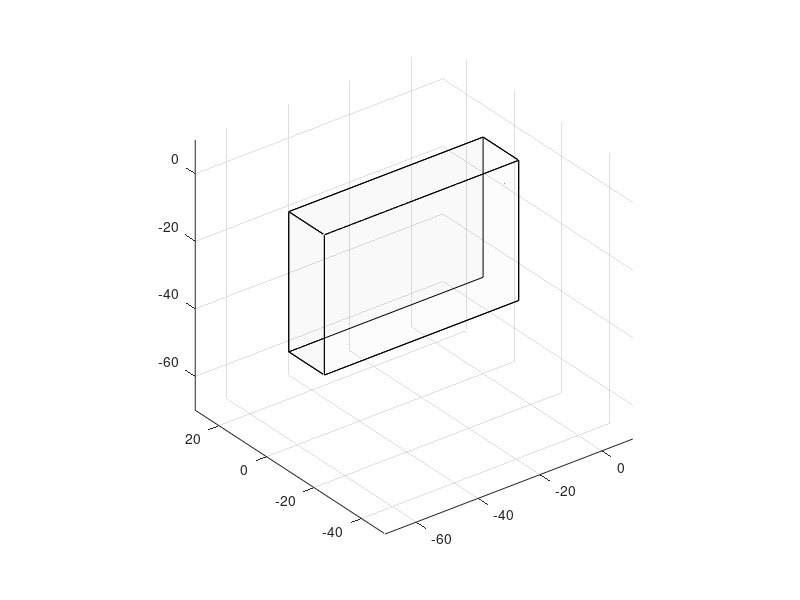

Here is the MATLAB script that generated this plot: (Note: this script raises an error after producing the figure.)
fullpathadd = '5-14_2-5.txt';
position = [5,14.2,5];
pos_x=position(1);
pos_y=position(2);
pos_z=position(3);

figure;
xlim([-70,10])
ylim([-50,30])
zlim([-70,10])

pbaspect([1 1 1]);
grid on
drawnow;

hold on;

size_x=-62.8;
size_y=-15;
size_z=-41.5;

p1 = [0 0 0];
p2 = [size_x 0 0];
p3 = [size_x 0 size_z];
p4 = [0 0 size_z]; 

x = [p1(1) p2(1) p3(1) p4(1)];
y = [p1(2) p2(2) p3(2) p4(2)];
z = [p1(3) p2(3) p3(3) p4(3)];

fill3(x, y, z, 1,'facealpha',0.01,'facecolor',[0 0 0]);

%back
p1 = [0 size_y 0];
p2 = [size_x size_y 0];
p3 = [size_x size_y size_z];
p4 = [0 size_y size_z]; 

x = [p1(1) p2(1) p3(1) p4(1)];
y = [p1(2) p2(2) p3(2) p4(2)];
z = [p1(3) p2(3) p3(3) p4(3)];

fill3(x, y, z, 1,'facealpha',0.01,'facecolor',[0 0 0]);

%top
p1 = [0 0 size_z];
p2 = [size_x 0 size_z];
p3 = [size_x size_y size_z];
p4 = [0 size_y size_z]; 

x = [p1(1) p2(1) p3(1) p4(1)];
y = [p1(2) p2(2) p3(2) p4(2)];
z = [p1(3) p2(3) p3(3) p4(3)];

fill3(x, y, z, 1,'facealpha',0.01,'facecolor',[0 0 0]);

%bottom
p1 = [0 0 0];
p2 = [size_x 0 0];
p3 = [size_x size_y 0];
p4 = [0 size_y 0]; 

x = [p1(1) p2(1) p3(1) p4(1)];
y = [p1(2) p2(2) p3(2) p4(2)];
z = [p1(3) p2(3) p3(3) p4(3)];

fill3(x, y, z, 1,'facealpha',0.01,'facecolor',[0 0 0]);

%left
p1 = [0 0 0];
p2 = [0 0 size_z];
p3 = [0 size_y size_z];
p4 = [0 size_y 0]; 

x = [p1(1) p2(1) p3(1) p4(1)];
y = [p1(2) p2(2) p3(2) p4(2)];
z = [p1(3) p2(3) p3(3) p4(3)];

fill3(x, y, z, 1,'facealpha',0.01,'facecolor',[0 0 0]);

%right
p1 = [size_x 0 0];
p2 = [size_x 0 size_z];
p3 = [size_x size_y size_z];
p4 = [size_x size_y 0]; 

x = [p1(1) p2(1) p3(1) p4(1)];
y = [p1(2) p2(2) p3(2) p4(2)];
z = [p1(3) p2(3) p3(3) p4(3)];

fill3(x, y, z, 1,'facealpha',0.01,'facecolor',[0 0 0]);


% sensor1 = [4*(sin (0/180*pi)),4*(cos (0/180*pi)),5];
% sensor2 = [4*(sin (120/180*pi)),4*(cos (120/180*pi)),5];
% sensor3 = [4*(sin (240/180*pi)),4*(cos (240/180*pi)),5];
% sensor4 = [0*(sin (120/180*pi)),0*(cos (120/180*pi)),5];
% sensor5 = [4*(sin (45/180*pi)),4*(cos (45/180*pi)),0];
% sensor6 = [4*(sin (165/180*pi)),4*(cos (165/180*pi)),0];
% sensor7 = [4*(sin (285/180*pi)),4*(cos (285/180*pi)),0];
% sensor8 = [0*(sin (120/180*pi)),0*(cos (120/180*pi)),0];
% 
sensor1 = [5.0001,0.000008,5];
sensor2 = [5.0002,0.00007,10];
sensor3 = [5.0003,0.00001,15];
sensor4 = [5.0004,0.00002,20];
sensor5 = [10.0001,0.00003,5];
sensor6 = [10.0002,0.00004,10];
sensor7 = [10.0003,0.00005,15];
sensor8 = [10.0004,0.00006,20];

% sensor1 = [5,0,5];
% sensor2 = [10,0,10];
% sensor3 = [15,0,15];
% sensor4 = [20,0,20];
% sensor5 = [5,0,15];
% sensor6 = [10,0,20];
% sensor7 = [15,0,25];
% sensor8 = [20,0,30];



sensor(1,:)=sensor1;
sensor(2,:)=sensor2;
sensor(3,:)=sensor3;
sensor(4,:)=sensor4;
sensor(5,:)=sensor5;
sensor(6,:)=sensor6;
sensor(7,:)=sensor7;
sensor(8,:)=sensor8;

plot3(-5,0,-5, 'marker','o','MarkerFaceColor',[0 0.5 0.5],'Markersize',5);
plot3(-10,0,-10, 'marker','o','MarkerFaceColor',[0 0.5 0.5],'Markersize',5);
plot3(-15,0,-15, 'marker','o','MarkerFaceColor',[0 0.5 0.5],'Markersize',5);
plot3(-20,0,-20, 'marker','o','MarkerFaceColor',[0 0.5 0.5],'Markersize',5);
plot3(-5,0,-15, 'marker','o','MarkerFaceColor',[0 0.5 0.5],'Markersize',5);
plot3(-10,0,-20, 'marker','o','MarkerFaceColor',[0 0.5 0.5],'Markersize',5);
plot3(-15,0,-25, 'marker','o','MarkerFaceColor',[0 0.5 0.5],'Markersize',5);
plot3(-20,0,-30, 'marker','o','MarkerFaceColor',[0 0.5 0.5],'Markersize',5);

plot3(-pos_x,-pos_y,-pos_z, 'marker','o','MarkerFaceColor',[1 0 0],'Markersize',5);


maxrange=2048;
formatss = '%s %s %s %s %s %s %s %s';
fd = fopen(fullpathadd,'r','n','UTF-8');
M = textscan(fd,'%f %f %f %f',1,'Delimiter','\t');
max_event=M{2};

k=0; % k-----> event counter, count from zero to the number of events
validnum = 0; % record the number of events which are valid (produce valid results of locations)
jump = 0; 
threshold = 0.25; % calculate the time which the sensor sees the crack wave (using threshold crossing method)
filterthresh = 0.2; % this is to filter out the channels without any value exceeding the threshold values
v=0.32*(1+0.15);%0.2257 0.293 % set up speed of acoustic wave travelling inside the asphalt

array1 = [];
array_count = 1;


while k<max_event

    C = textscan(fd,formatss,maxrange,'Delimiter','\t');
    k=k+1;
    disp(k);
    
    %-----------  initialize the data matrices  ------------
    max=[0,0,0,0,0,0,0,0]; % record the maximum value of each channel
    recvt=[0,0,0,0,0,0,0,0]; % received time of each channel
    pass=[0,0,0,0,0,0,0,0]; % filter the channel
    
    count = 0;
    
    for i=1:8
            for j=1:maxrange
                temp = abs(str2double(C{i}(j)));
                
                if temp>max(i)
                    max(i) = temp;
                end
                
                if temp>threshold && recvt(i)==0
                    recvt(i)=(j-1); % j-1 will be consistent to the waveform reading
                end   
                
                if temp>filterthresh && pass(i)==0
                    pass(i)=1;
                    count = count+1;
                end 

            end
    end
    
    if count <= 4
        continue;
    end

    
    
    TT=[0,0,0,0,0];
    NN=[0,0,0,0,0];
    
    sortedrecvt= sort(recvt,'ascend');
    
    n=1;
    for zz=1:8
        
        if n==6
            break;
        end
      
        for w=1:8
            if recvt(w)==sortedrecvt(zz)&& w~=NN(1)&& w~=NN(2)&& w~=NN(3)&& w~=NN(4)
                TT(n)=recvt(w);
                NN(n)=w;
                n=n+1;
                break;
            end
        end
     
    end        
    
    disp(['NN: ' mat2str(NN)]) ;
    disp(['TT: ' mat2str(TT)]) ;
    
    
    sensor_flag = [0,0,0,0,0,0,0,0];
    
    for xx = 1:5
        
        sensor_flag(NN(xx)) = 1;
        
    end

    
        
    sensor_temp=zeros([5,3]);
    recv_time_temp = [0,0,0,0,0];
    ccccc=1;
    for i = 1:8
        if sensor_flag(i)==1 
            sensor_temp(ccccc,:)=sensor(i,:);
            recv_time_temp(ccccc) = recvt(i);
            ccccc = ccccc+1;
        end
    end

    a1 = sensor_temp(1,1);
    b1 = sensor_temp(1,2);
    c1 = sensor_temp(1,3);
    a2 = sensor_temp(2,1);
    b2 = sensor_temp(2,2);
    c2 = sensor_temp(2,3);
    a3 = sensor_temp(3,1);
    b3 = sensor_temp(3,2);
    c3 = sensor_temp(3,3);
    a4 = sensor_temp(4,1);
    b4 = sensor_temp(4,2);
    c4 = sensor_temp(4,3);
    a5 = sensor_temp(5,1);
    b5 = sensor_temp(5,2);
    c5 = sensor_temp(5,3);
    
    t1 = recv_time_temp(1);
    t2 = recv_time_temp(2);
    t3 = recv_time_temp(3);
    t4 = recv_time_temp(4);
    t5 = recv_time_temp(5);
 
        A = zeros([4,3]);
        B = zeros([4,1]);

        A(1,1)=2*a1-2*a2;
       
        A(1,2)=2*c1-2*c2;
        A(1,3)=2*v^2*t2-2*v^2*t1;

        A(2,1)=2*a1-2*a3;
    
        A(2,2)=2*c1-2*c3;
        A(2,3)=2*v^2*t3-2*v^2*t1;

        A(3,1)=2*a1-2*a4;
        
        A(3,2)=2*c1-2*c4;
        A(3,3)=2*v^2*t4-2*v^2*t1;

        A(4,1)=2*a1-2*a5;
    
        A(4,2)=2*c1-2*c5;
        A(4,3)=2*v^2*t5-2*v^2*t1;

        B(1,1)=(a1)^2-(a2)^2+(b1)^2-(b2)^2+(c1)^2-(c2)^2+v^2*(t2)^2-v^2*(t1)^2;
        B(2,1)=(a1)^2-(a3)^2+(b1)^2-(b3)^2+(c1)^2-(c3)^2+v^2*(t3)^2-v^2*(t1)^2;
        B(3,1)=(a1)^2-(a4)^2+(b1)^2-(b4)^2+(c1)^2-(c4)^2+v^2*(t4)^2-v^2*(t1)^2;
        B(4,1)=(a1)^2-(a5)^2+(b1)^2-(b5)^2+(c1)^2-(c5)^2+v^2*(t5)^2-v^2*(t1)^2;
        
        disp('matrix');
        disp(A);
        disp(B);
        
        A_T=transpose(A);

        solution = (A_T*A)\(A_T*B); 

        X1 = solution(1);
        Z1 = solution(2);
        
        syms Y
        S = solve(((X1-a1)^2+Y^2+(Z1-c1)^2)^0.5-((X1-a2)^2+Y^2+(Z1-c2)^2)^0.5==v*(t1-t2));

        if isempty(S)==1
            continue
        end
        
        disp('y=');
        actual_y = abs(S(1));
        solution(3) = actual_y;
        
        disp('solution');
        disp(solution);
        
        disp('error:');
        error = ((solution(1)-position(1))^2+(solution(2)-position(3))^2)^0.5+((solution(3)-position(2))^2)^0.5;
        disp(error);
 
        distance = zeros([5,1]);

    array1 = [array1;k,solution(1),solution(2),solution(3),error];
    array_count = array_count+1;
    
    if error<10
        plot3(-solution(1), -solution(3), -solution(2), 'marker','+','MarkerFaceColor',[1 0 1]);
    end
end

disp(array1);

% % % % % % % % % % % % % % % % % % % % % % % % % % % % % % % % % % % % % % % % % % % % % % % % % % % % % % % % % % 





fullpathadd = '11-04-15-13_8-19.txt';
position = [15,13.8,19];
pos_x=position(1);
pos_y=position(2);
pos_z=position(3);

plot3(-pos_x,-pos_y,-pos_z, 'marker','o','MarkerFaceColor',[1 0 0],'Markersize',5);

sensor1 = [5,0,5];
sensor2 = [10,0,10];
sensor3 = [15,0,15];
sensor4 = [20,0,20];
sensor5 = [5,0,15];
sensor6 = [10,0,20];
sensor7 = [15,0,25];
sensor8 = [20,0,30];
sensor(1,:)=sensor1;
sensor(2,:)=sensor2;
sensor(3,:)=sensor3;
sensor(4,:)=sensor4;
sensor(5,:)=sensor5;
sensor(6,:)=sensor6;
sensor(7,:)=sensor7;
sensor(8,:)=sensor8;

maxrange=2048;
formatss = '%s %s %s %s %s %s %s %s';
fd = fopen(fullpathadd,'r','n','UTF-8');
M = textscan(fd,'%f %f %f %f',1,'Delimiter','\t');
max_event=M{2};

k=0; % k-----> event counter, count from zero to the number of events
validnum = 0; % record the number of events which are valid (produce valid results of locations)
jump = 0; 
threshold = 0.25; % calculate the time which the sensor sees the crack wave (using threshold crossing method)
filterthresh = 0.2; % this is to filter out the channels without any value exceeding the threshold values
v=0.3*(1+0.15);%0.2257 0.293 % set up speed of acoustic wave travelling inside the asphalt

array2 = [];
array_count = 1;


while k<max_event

    C = textscan(fd,formatss,maxrange,'Delimiter','\t');
    k=k+1;
    disp(k);
    
    %-----------  initialize the data matrices  ------------
    max=[0,0,0,0,0,0,0,0]; % record the maximum value of each channel
    recvt=[0,0,0,0,0,0,0,0]; % received time of each channel
    pass=[0,0,0,0,0,0,0,0]; % filter the channel
    
    count = 0;
    
    for i=1:8
            for j=1:maxrange
                temp = abs(str2double(C{i}(j)));
                
                if temp>max(i)
                    max(i) = temp;
                end
                
                if temp>threshold && recvt(i)==0
                    recvt(i)=(j-1); % j-1 will be consistent to the waveform reading
                end   
                
                if temp>filterthresh && pass(i)==0
                    pass(i)=1;
                    count = count+1;
                end 

            end
    end
    
    if count <= 4
        continue;
    end

    
    
    TT=[0,0,0,0,0];
    NN=[0,0,0,0,0];
    
    sortedrecvt= sort(recvt,'ascend');
    
    n=1;
    for zz=1:8
        
        if n==6
            break;
        end
      
        for w=1:8
            if recvt(w)==sortedrecvt(zz)&& w~=NN(1)&& w~=NN(2)&& w~=NN(3)&& w~=NN(4)
                TT(n)=recvt(w);
                NN(n)=w;
                n=n+1;
                break;
            end
        end
     
    end        
    
    disp(['NN: ' mat2str(NN)]) ;
    disp(['TT: ' mat2str(TT)]) ;
    
    
    sensor_flag = [0,0,0,0,0,0,0,0];
    
    for xx = 1:5
        
        sensor_flag(NN(xx)) = 1;
        
    end

    
        
    sensor_temp=zeros([5,3]);
    recv_time_temp = [0,0,0,0,0];
    ccccc=1;
    for i = 1:8
        if sensor_flag(i)==1 
            sensor_temp(ccccc,:)=sensor(i,:);
            recv_time_temp(ccccc) = recvt(i);
            ccccc = ccccc+1;
        end
    end

    a1 = sensor_temp(1,1);
    b1 = sensor_temp(1,2);
    c1 = sensor_temp(1,3);
    a2 = sensor_temp(2,1);
    b2 = sensor_temp(2,2);
    c2 = sensor_temp(2,3);
    a3 = sensor_temp(3,1);
    b3 = sensor_temp(3,2);
    c3 = sensor_temp(3,3);
    a4 = sensor_temp(4,1);
    b4 = sensor_temp(4,2);
    c4 = sensor_temp(4,3);
    a5 = sensor_temp(5,1);
    b5 = sensor_temp(5,2);
    c5 = sensor_temp(5,3);
    
    t1 = recv_time_temp(1);
    t2 = recv_time_temp(2);
    t3 = recv_time_temp(3);
    t4 = recv_time_temp(4);
    t5 = recv_time_temp(5);
 
        A = zeros([4,3]);
        B = zeros([4,1]);

        A(1,1)=2*a1-2*a2;
       
        A(1,2)=2*c1-2*c2;
        A(1,3)=2*v^2*t2-2*v^2*t1;

        A(2,1)=2*a1-2*a3;
    
        A(2,2)=2*c1-2*c3;
        A(2,3)=2*v^2*t3-2*v^2*t1;

        A(3,1)=2*a1-2*a4;
        
        A(3,2)=2*c1-2*c4;
        A(3,3)=2*v^2*t4-2*v^2*t1;

        A(4,1)=2*a1-2*a5;
    
        A(4,2)=2*c1-2*c5;
        A(4,3)=2*v^2*t5-2*v^2*t1;

        B(1,1)=(a1)^2-(a2)^2+(b1)^2-(b2)^2+(c1)^2-(c2)^2+v^2*(t2)^2-v^2*(t1)^2;
        B(2,1)=(a1)^2-(a3)^2+(b1)^2-(b3)^2+(c1)^2-(c3)^2+v^2*(t3)^2-v^2*(t1)^2;
        B(3,1)=(a1)^2-(a4)^2+(b1)^2-(b4)^2+(c1)^2-(c4)^2+v^2*(t4)^2-v^2*(t1)^2;
        B(4,1)=(a1)^2-(a5)^2+(b1)^2-(b5)^2+(c1)^2-(c5)^2+v^2*(t5)^2-v^2*(t1)^2;
        
        disp('matrix');
        disp(A);
        disp(B);
        
        A_T=transpose(A);

        solution = (A_T*A)\(A_T*B); 

        X1 = solution(1);
        Z1 = solution(2);
        
        syms Y
        if t1~=t2 
        S = solve(((X1-a1)^2+Y^2+(Z1-c1)^2)^0.5-((X1-a2)^2+Y^2+(Z1-c2)^2)^0.5==v*(t1-t2));
        end
        if isempty(S)==1
            continue
        end
        
        disp('y=');
        actual_y = abs(S(1));
        solution(3) = actual_y;
        
        disp('solution');
        disp(solution);
        
        disp('error:');
        error = ((solution(1)-position(1))^2+(solution(2)-position(3))^2)^0.5+((solution(3)-position(2))^2)^0.5;
        disp(error);
 
        distance = zeros([5,1]);

    array2 = [array2;k,solution(1),solution(2),solution(3),error];
    array_count = array_count+1;
    
    if error<5
        plot3(-solution(1), -solution(3), -solution(2), 'marker','+');
    end
end

disp(array2);

% % % % % % % % % % % % % % % % % % % % % % % % % % % % % % % % % % % % % % % % % % % % % % % 






fullpathadd = '10_13-7.txt';
position = [10,13,7];
pos_x=position(1);
pos_y=position(2);
pos_z=position(3);

plot3(-pos_x-30,-pos_y,-pos_z, 'marker','o','MarkerFaceColor',[1 0 0],'Markersize',5);

maxrange=2048;
formatss = '%s %s %s %s %s %s %s %s';
fd = fopen(fullpathadd,'r','n','UTF-8');
M = textscan(fd,'%f %f %f %f',1,'Delimiter','\t');
max_event=M{2};

k=0; % k-----> event counter, count from zero to the number of events
validnum = 0; % record the number of events which are valid (produce valid results of locations)
jump = 0; 
threshold = 0.15; % calculate the time which the sensor sees the crack wave (using threshold crossing method)
filterthresh = 0.1; % this is to filter out the channels without any value exceeding the threshold values
v=0.32*(1+0.15);%0.2257 0.293 % set up speed of acoustic wave travelling inside the asphalt

array3 = [];
array_count = 1;


plot3(-5-30,0,-5, 'marker','o','MarkerFaceColor',[1 0.5 0.5],'Markersize',5);
plot3(-10-30,0,-10, 'marker','o','MarkerFaceColor',[1 0.5 0.5],'Markersize',5);
plot3(-15-30,0,-15, 'marker','o','MarkerFaceColor',[1 0.5 0.5],'Markersize',5);
plot3(-20-30,0,-20, 'marker','o','MarkerFaceColor',[1 0.5 0.5],'Markersize',5);
plot3(-5-30,0,-15, 'marker','o','MarkerFaceColor',[1 0.5 0.5],'Markersize',5);
plot3(-10-30,0,-20, 'marker','o','MarkerFaceColor',[1 0.5 0.5],'Markersize',5);
plot3(-15-30,0,-25, 'marker','o','MarkerFaceColor',[1 0.5 0.5],'Markersize',5);
plot3(-20-30,0,-30, 'marker','o','MarkerFaceColor',[1 0.5 0.5],'Markersize',5);



while k<max_event

    C = textscan(fd,formatss,maxrange,'Delimiter','\t');
    k=k+1;
    disp(k);
    
    %-----------  initialize the data matrices  ------------
    max=[0,0,0,0,0,0,0,0]; % record the maximum value of each channel
    recvt=[0,0,0,0,0,0,0,0]; % received time of each channel
    pass=[0,0,0,0,0,0,0,0]; % filter the channel
    
    count = 0;
    
    for i=1:8
            for j=1:maxrange
                temp = abs(str2double(C{i}(j)));
                
                if temp>max(i)
                    max(i) = temp;
                end
                
                if temp>threshold && recvt(i)==0
                    recvt(i)=(j-1); % j-1 will be consistent to the waveform reading
                end   
                
                if temp>filterthresh && pass(i)==0
                    pass(i)=1;
                    count = count+1;
                end 

            end
    end
    
    if count <= 4
        continue;
    end

    
    
    TT=[0,0,0,0,0];
    NN=[0,0,0,0,0];
    
    sortedrecvt= sort(recvt,'ascend');
    
    n=1;
    for zz=1:8
        
        if n==6
            break;
        end
      
        for w=1:8
            if recvt(w)==sortedrecvt(zz)&& w~=NN(1)&& w~=NN(2)&& w~=NN(3)&& w~=NN(4)
                TT(n)=recvt(w);
                NN(n)=w;
                n=n+1;
                break;
            end
        end
     
    end        
    
    disp(['NN: ' mat2str(NN)]) ;
    disp(['TT: ' mat2str(TT)]) ;
    
    
    sensor_flag = [0,0,0,0,0,0,0,0];
    
    for xx = 1:5
        
        sensor_flag(NN(xx)) = 1;
        
    end

    
        
    sensor_temp=zeros([5,3]);
    recv_time_temp = [0,0,0,0,0];
    ccccc=1;
    for i = 1:8
        if sensor_flag(i)==1 
            sensor_temp(ccccc,:)=sensor(i,:);
            recv_time_temp(ccccc) = recvt(i);
            ccccc = ccccc+1;
        end
    end

    a1 = sensor_temp(1,1);
    b1 = sensor_temp(1,2);
    c1 = sensor_temp(1,3);
    a2 = sensor_temp(2,1);
    b2 = sensor_temp(2,2);
    c2 = sensor_temp(2,3);
    a3 = sensor_temp(3,1);
    b3 = sensor_temp(3,2);
    c3 = sensor_temp(3,3);
    a4 = sensor_temp(4,1);
    b4 = sensor_temp(4,2);
    c4 = sensor_temp(4,3);
    a5 = sensor_temp(5,1);
    b5 = sensor_temp(5,2);
    c5 = sensor_temp(5,3);
    
    t1 = recv_time_temp(1);
    t2 = recv_time_temp(2);
    t3 = recv_time_temp(3);
    t4 = recv_time_temp(4);
    t5 = recv_time_temp(5);
   
%     iteration_distance = 99999;
%     old_solution = [0,0,0];
%     iteration_counter = 0;
%     while iteration_distance>0.3 && iteration_counter<10
        A = zeros([4,3]);
        B = zeros([4,1]);

        A(1,1)=2*a1-2*a2;
       
        A(1,2)=2*c1-2*c2;
        A(1,3)=2*v^2*t2-2*v^2*t1;

        A(2,1)=2*a1-2*a3;
    
        A(2,2)=2*c1-2*c3;
        A(2,3)=2*v^2*t3-2*v^2*t1;

        A(3,1)=2*a1-2*a4;
        
        A(3,2)=2*c1-2*c4;
        A(3,3)=2*v^2*t4-2*v^2*t1;

        A(4,1)=2*a1-2*a5;
    
        A(4,2)=2*c1-2*c5;
        A(4,3)=2*v^2*t5-2*v^2*t1;

        B(1,1)=(a1)^2-(a2)^2+(b1)^2-(b2)^2+(c1)^2-(c2)^2+v^2*(t2)^2-v^2*(t1)^2;
        B(2,1)=(a1)^2-(a3)^2+(b1)^2-(b3)^2+(c1)^2-(c3)^2+v^2*(t3)^2-v^2*(t1)^2;
        B(3,1)=(a1)^2-(a4)^2+(b1)^2-(b4)^2+(c1)^2-(c4)^2+v^2*(t4)^2-v^2*(t1)^2;
        B(4,1)=(a1)^2-(a5)^2+(b1)^2-(b5)^2+(c1)^2-(c5)^2+v^2*(t5)^2-v^2*(t1)^2;
% 
        disp('matrix');
%         disp(A);
%         disp(B);
        
        A_T=transpose(A);
       
        solution = (A_T*A)\(A_T*B); 

        
% 
%         disp('old solution');
%         disp(old_solution);
%         
        X1 = solution(1);
        Z1 = solution(2);
        S=zeros(5,1);
        
        
        syms Y
        if t1~=t2 
        S1 = solve(((X1-a1)^2+Y^2+(Z1-c1)^2)^0.5-((X1-a2)^2+Y^2+(Z1-c2)^2)^0.5==v*(t1-t2));
        if isempty(S1)==0
        S(1)=(abs(double(S1(1))));
        end
        end
%         if isempty(S)==1
        if t1~=t3  
        S2 = solve(((X1-a1)^2+Y^2+(Z1-c1)^2)^0.5-((X1-a3)^2+Y^2+(Z1-c3)^2)^0.5==v*(t1-t3));
        if isempty(S2)==0
        S(2)=(abs(double(S2(1))));
        end
        end
%         end
        
%         if isempty(S)==1
            if t2~=t3 
            S3 = solve(((X1-a2)^2+Y^2+(Z1-c2)^2)^0.5-((X1-a3)^2+Y^2+(Z1-c3)^2)^0.5==v*(t2-t3));
            if isempty(S3)==0
            S(3)=(abs(double(S3(1))));
            end
            end
%         end
        
%        if isempty(S)==1
%             continue
%          end
            if t2~=t4 
            S4 = solve(((X1-a2)^2+Y^2+(Z1-c2)^2)^0.5-((X1-a4)^2+Y^2+(Z1-c4)^2)^0.5==v*(t2-t4));
            if isempty(S4)==0
            S(4)=(abs(double(S4(1))));
            end
            end
            if t1~=t4 
            S5 = solve(((X1-a1)^2+Y^2+(Z1-c1)^2)^0.5-((X1-a4)^2+Y^2+(Z1-c4)^2)^0.5==v*(t1-t4));
            if isempty(S5)==0
            S(5)=(abs(double(S5(1))));
            end
            end
            
        
            
            
        
        
        
        
        
       
        disp('old s')
        disp(S)
        
        actual_y_1 = (sum(S(S~=0))./sum(S~=0));
        actual_y = actual_y_1(1);
        
        BBB=S-actual_y;
        
        S(abs(BBB)>std(S))=0
        
        actual_y_1 = (sum(S(S~=0))./sum(S~=0));
        actual_y = actual_y_1(1);
        
        
        disp('y=');
        disp(actual_y);
        
        solution(3) = actual_y;
        
        disp('solution');
        disp(solution);
        
        disp('error:');
        error = ((solution(1)-position(1))^2+(solution(2)-position(3))^2)^0.5+((solution(3)-position(2))^2)^0.5;
        disp(error);
        
%         disp('iternation difference');
%         iteration_distance = ((solution(1)-old_solution(1))^2+(solution(2)-old_solution(2))^2+(solution(3)-old_solution(3))^2)^0.5;
%         disp(iteration_distance);
        
        %calculate new distance and calculated position
        distance = zeros([5,1]);

    array3 = [array3;k,solution(1),solution(2),solution(3),error];
    array_count = array_count+1;
    
    if error<10
        plot3(-solution(1)-30, -solution(3), -solution(2), 'marker','+');
    end
end

disp(array3);












